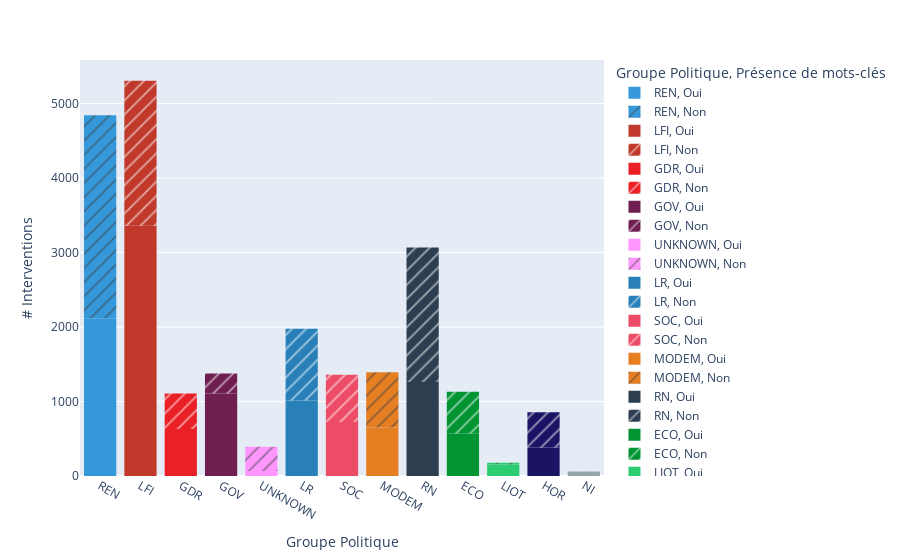

The notebook cell saved with this chart:
### Markdown cell above
### Proportion des interventions contenant des mots-clés

### Code cell
fig_parl = px.histogram(parlement_df,
                        x="groupe_sigle",
                        pattern_shape="is_keywords_label",
                        labels={"count":"","groupe_sigle":"Groupe Politique","is_keywords_label":"Présence de mots-clés"},
                        color_discrete_map=gp_politique_color, color="groupe_sigle")
fig_parl.update_layout(yaxis_title="# Interventions")

### Figure 1 — Plotly figure (JSON) as saved in the notebook; plotly's stock layout.template omitted (floating-point values rounded to 4 significant figures; data arrays with more than 128 entries replaced by an {"elided": "..."} marker saying what was removed)
{"data": [{"alignmentgroup": "True", "bingroup": "x", "hovertemplate": "Groupe Politique=%{x}<br>Présence de mots-clés=Oui<br>count=%{y}<extra></extra>", "legendgroup": "REN, Oui", "marker": {"color": "#3498db", "pattern": {"shape": ""}}, "name": "REN, Oui", "offsetgroup": "REN, Oui", "orientation": "v", "showlegend": true, "type": "histogram", "x": {"elided": "2117 str values"}, "xaxis": "x", "yaxis": "y"}, {"alignmentgroup": "True", "bingroup": "x", "hovertemplate": "Groupe Politique=%{x}<br>Présence de mots-clés=Non<br>count=%{y}<extra></extra>", "legendgroup": "REN, Non", "marker": {"color": "#3498db", "pattern": {"shape": "/"}}, "name": "REN, Non", "offsetgroup": "REN, Non", "orientation": "v", "showlegend": true, "type": "histogram", "x": {"elided": "2727 str values"}, "xaxis": "x", "yaxis": "y"}, {"alignmentgroup": "True", "bingroup": "x", "hovertemplate": "Groupe Politique=%{x}<br>Présence de mots-clés=Oui<br>count=%{y}<extra></extra>", "legendgroup": "LFI, Oui", "marker": {"color": "#c0392b", "pattern": {"shape": ""}}, "name": "LFI, Oui", "offsetgroup": "LFI, Oui", "orientation": "v", "showlegend": true, "type": "histogram", "x": {"elided": "3360 str values"}, "xaxis": "x", "yaxis": "y"}, {"alignmentgroup": "True", "bingroup": "x", "hovertemplate": "Groupe Politique=%{x}<br>Présence de mots-clés=Non<br>count=%{y}<extra></extra>", "legendgroup": "LFI, Non", "marker": {"color": "#c0392b", "pattern": {"shape": "/"}}, "name": "LFI, Non", "offsetgroup": "LFI, Non", "orientation": "v", "showlegend": true, "type": "histogram", "x": {"elided": "1945 str values"}, "xaxis": "x", "yaxis": "y"}, {"alignmentgroup": "True", "bingroup": "x", "hovertemplate": "Groupe Politique=%{x}<br>Présence de mots-clés=Oui<br>count=%{y}<extra></extra>", "legendgroup": "GDR, Oui", "marker": {"color": "#EA2027", "pattern": {"shape": ""}}, "name": "GDR, Oui", "offsetgroup": "GDR, Oui", "orientation": "v", "showlegend": true, "type": "histogram", "x": {"elided": "630 str values"}, "xaxis": "x", "yaxis": "y"}, {"alignmentgroup": "True", "bingroup": "x", "hovertemplate": "Groupe Politique=%{x}<br>Présence de mots-clés=Non<br>count=%{y}<extra></extra>", "legendgroup": "GDR, Non", "marker": {"color": "#EA2027", "pattern": {"shape": "/"}}, "name": "GDR, Non", "offsetgroup": "GDR, Non", "orientation": "v", "showlegend": true, "type": "histogram", "x": {"elided": "478 str values"}, "xaxis": "x", "yaxis": "y"}, {"alignmentgroup": "True", "bingroup": "x", "hovertemplate": "Groupe Politique=%{x}<br>Présence de mots-clés=Oui<br>count=%{y}<extra></extra>", "legendgroup": "GOV, Oui", "marker": {"color": "#6F1E51", "pattern": {"shape": ""}}, "name": "GOV, Oui", "offsetgroup": "GOV, Oui", "orientation": "v", "showlegend": true, "type": "histogram", "x": {"elided": "1107 str values"}, "xaxis": "x", "yaxis": "y"}, {"alignmentgroup": "True", "bingroup": "x", "hovertemplate": "Groupe Politique=%{x}<br>Présence de mots-clés=Non<br>count=%{y}<extra></extra>", "legendgroup": "GOV, Non", "marker": {"color": "#6F1E51", "pattern": {"shape": "/"}}, "name": "GOV, Non", "offsetgroup": "GOV, Non", "orientation": "v", "showlegend": true, "type": "histogram", "x": {"elided": "269 str values"}, "xaxis": "x", "yaxis": "y"}, {"alignmentgroup": "True", "bingroup": "x", "hovertemplate": "Groupe Politique=%{x}<br>Présence de mots-clés=Oui<br>count=%{y}<extra></extra>", "legendgroup": "UNKNOWN, Oui", "marker": {"color": "#FF97FF", "pattern": {"shape": ""}}, "name": "UNKNOWN, Oui", "offsetgroup": "UNKNOWN, Oui", "orientation": "v", "showlegend": true, "type": "histogram", "x": ["UNKNOWN", "UNKNOWN", "UNKNOWN", "UNKNOWN", "UNKNOWN", "UNKNOWN", "UNKNOWN", "UNKNOWN", "UNKNOWN", "UNKNOWN", "UNKNOWN", "UNKNOWN", "UNKNOWN", "UNKNOWN", "UNKNOWN", "UNKNOWN", "UNKNOWN", "UNKNOWN", "UNKNOWN", "UNKNOWN", "UNKNOWN", "UNKNOWN", "UNKNOWN", "UNKNOWN", "UNKNOWN", "UNKNOWN", "UNKNOWN", "UNKNOWN", "UNKNOWN", "UNKNOWN", "UNKNOWN", "UNKNOWN", "UNKNOWN", "UNKNOWN", "UNKNOWN", "UNKNOWN", "UNKNOWN", "UNKNOWN", "UNKNOWN", "UNKNOWN", "UNKNOWN", "UNKNOWN", "UNKNOWN", "UNKNOWN", "UNKNOWN", "UNKNOWN", "UNKNOWN", "UNKNOWN", "UNKNOWN", "UNKNOWN", "UNKNOWN", "UNKNOWN", "UNKNOWN", "UNKNOWN", "UNKNOWN", "UNKNOWN", "UNKNOWN", "UNKNOWN", "UNKNOWN", "UNKNOWN", "UNKNOWN", "UNKNOWN", "UNKNOWN", "UNKNOWN", "UNKNOWN", "UNKNOWN"], "xaxis": "x", "yaxis": "y"}, {"alignmentgroup": "True", "bingroup": "x", "hovertemplate": "Groupe Politique=%{x}<br>Présence de mots-clés=Non<br>count=%{y}<extra></extra>", "legendgroup": "UNKNOWN, Non", "marker": {"color": "#FF97FF", "pattern": {"shape": "/"}}, "name": "UNKNOWN, Non", "offsetgroup": "UNKNOWN, Non", "orientation": "v", "showlegend": true, "type": "histogram", "x": {"elided": "327 str values"}, "xaxis": "x", "yaxis": "y"}, {"alignmentgroup": "True", "bingroup": "x", "hovertemplate": "Groupe Politique=%{x}<br>Présence de mots-clés=Oui<br>count=%{y}<extra></extra>", "legendgroup": "LR, Oui", "marker": {"color": "#2980b9", "pattern": {"shape": ""}}, "name": "LR, Oui", "offsetgroup": "LR, Oui", "orientation": "v", "showlegend": true, "type": "histogram", "x": {"elided": "1014 str values"}, "xaxis": "x", "yaxis": "y"}, {"alignmentgroup": "True", "bingroup": "x", "hovertemplate": "Groupe Politique=%{x}<br>Présence de mots-clés=Non<br>count=%{y}<extra></extra>", "legendgroup": "LR, Non", "marker": {"color": "#2980b9", "pattern": {"shape": "/"}}, "name": "LR, Non", "offsetgroup": "LR, Non", "orientation": "v", "showlegend": true, "type": "histogram", "x": {"elided": "963 str values"}, "xaxis": "x", "yaxis": "y"}, {"alignmentgroup": "True", "bingroup": "x", "hovertemplate": "Groupe Politique=%{x}<br>Présence de mots-clés=Oui<br>count=%{y}<extra></extra>", "legendgroup": "SOC, Oui", "marker": {"color": "#ED4C67", "pattern": {"shape": ""}}, "name": "SOC, Oui", "offsetgroup": "SOC, Oui", "orientation": "v", "showlegend": true, "type": "histogram", "x": {"elided": "724 str values"}, "xaxis": "x", "yaxis": "y"}, {"alignmentgroup": "True", "bingroup": "x", "hovertemplate": "Groupe Politique=%{x}<br>Présence de mots-clés=Non<br>count=%{y}<extra></extra>", "legendgroup": "SOC, Non", "marker": {"color": "#ED4C67", "pattern": {"shape": "/"}}, "name": "SOC, Non", "offsetgroup": "SOC, Non", "orientation": "v", "showlegend": true, "type": "histogram", "x": {"elided": "634 str values"}, "xaxis": "x", "yaxis": "y"}, {"alignmentgroup": "True", "bingroup": "x", "hovertemplate": "Groupe Politique=%{x}<br>Présence de mots-clés=Oui<br>count=%{y}<extra></extra>", "legendgroup": "MODEM, Oui", "marker": {"color": "#e67e22", "pattern": {"shape": ""}}, "name": "MODEM, Oui", "offsetgroup": "MODEM, Oui", "orientation": "v", "showlegend": true, "type": "histogram", "x": {"elided": "650 str values"}, "xaxis": "x", "yaxis": "y"}, {"alignmentgroup": "True", "bingroup": "x", "hovertemplate": "Groupe Politique=%{x}<br>Présence de mots-clés=Non<br>count=%{y}<extra></extra>", "legendgroup": "MODEM, Non", "marker": {"color": "#e67e22", "pattern": {"shape": "/"}}, "name": "MODEM, Non", "offsetgroup": "MODEM, Non", "orientation": "v", "showlegend": true, "type": "histogram", "x": {"elided": "744 str values"}, "xaxis": "x", "yaxis": "y"}, {"alignmentgroup": "True", "bingroup": "x", "hovertemplate": "Groupe Politique=%{x}<br>Présence de mots-clés=Oui<br>count=%{y}<extra></extra>", "legendgroup": "RN, Oui", "marker": {"color": "#2c3e50", "pattern": {"shape": ""}}, "name": "RN, Oui", "offsetgroup": "RN, Oui", "orientation": "v", "showlegend": true, "type": "histogram", "x": {"elided": "1263 str values"}, "xaxis": "x", "yaxis": "y"}, {"alignmentgroup": "True", "bingroup": "x", "hovertemplate": "Groupe Politique=%{x}<br>Présence de mots-clés=Non<br>count=%{y}<extra></extra>", "legendgroup": "RN, Non", "marker": {"color": "#2c3e50", "pattern": {"shape": "/"}}, "name": "RN, Non", "offsetgroup": "RN, Non", "orientation": "v", "showlegend": true, "type": "histogram", "x": {"elided": "1803 str values"}, "xaxis": "x", "yaxis": "y"}, {"alignmentgroup": "True", "bingroup": "x", "hovertemplate": "Groupe Politique=%{x}<br>Présence de mots-clés=Oui<br>count=%{y}<extra></extra>", "legendgroup": "ECO, Oui", "marker": {"color": "#009432", "pattern": {"shape": ""}}, "name": "ECO, Oui", "offsetgroup": "ECO, Oui", "orientation": "v", "showlegend": true, "type": "histogram", "x": {"elided": "569 str values"}, "xaxis": "x", "yaxis": "y"}, {"alignmentgroup": "True", "bingroup": "x", "hovertemplate": "Groupe Politique=%{x}<br>Présence de mots-clés=Non<br>count=%{y}<extra></extra>", "legendgroup": "ECO, Non", "marker": {"color": "#009432", "pattern": {"shape": "/"}}, "name": "ECO, Non", "offsetgroup": "ECO, Non", "orientation": "v", "showlegend": true, "type": "histogram", "x": {"elided": "561 str values"}, "xaxis": "x", "yaxis": "y"}, {"alignmentgroup": "True", "bingroup": "x", "hovertemplate": "Groupe Politique=%{x}<br>Présence de mots-clés=Oui<br>count=%{y}<extra></extra>", "legendgroup": "LIOT, Oui", "marker": {"color": "#2ecc71", "pattern": {"shape": ""}}, "name": "LIOT, Oui", "offsetgroup": "LIOT, Oui", "orientation": "v", "showlegend": true, "type": "histogram", "x": {"elided": "154 str values"}, "xaxis": "x", "yaxis": "y"}, {"alignmentgroup": "True", "bingroup": "x", "hovertemplate": "Groupe Politique=%{x}<br>Présence de mots-clés=Non<br>count=%{y}<extra></extra>", "legendgroup": "LIOT, Non", "marker": {"color": "#2ecc71", "pattern": {"shape": "/"}}, "name": "LIOT, Non", "offsetgroup": "LIOT, Non", "orientation": "v", "showlegend": true, "type": "histogram", "x": ["LIOT", "LIOT", "LIOT", "LIOT", "LIOT", "LIOT", "LIOT", "LIOT", "LIOT", "LIOT", "LIOT", "LIOT", "LIOT", "LIOT", "LIOT", "LIOT", "LIOT", "LIOT", "LIOT", "LIOT", "LIOT", "LIOT", "LIOT", "LIOT"], "xaxis": "x", "yaxis": "y"}, {"alignmentgroup": "True", "bingroup": "x", "hovertemplate": "Groupe Politique=%{x}<br>Présence de mots-clés=Oui<br>count=%{y}<extra></extra>", "legendgroup": "HOR, Oui", "marker": {"color": "#1B1464", "pattern": {"shape": ""}}, "name": "HOR, Oui", "offsetgroup": "HOR, Oui", "orientation": "v", "showlegend": true, "type": "histogram", "x": {"elided": "384 str values"}, "xaxis": "x", "yaxis": "y"}, {"alignmentgroup": "True", "bingroup": "x", "hovertemplate": "Groupe Politique=%{x}<br>Présence de mots-clés=Non<br>count=%{y}<extra></extra>", "legendgroup": "HOR, Non", "marker": {"color": "#1B1464", "pattern": {"shape": "/"}}, "name": "HOR, Non", "offsetgroup": "HOR, Non", "orientation": "v", "showlegend": true, "type": "histogram", "x": {"elided": "471 str values"}, "xaxis": "x", "yaxis": "y"}, {"alignmentgroup": "True", "bingroup": "x", "hovertemplate": "Groupe Politique=%{x}<br>Présence de mots-clés=Oui<br>count=%{y}<extra></extra>", "legendgroup": "NI, Oui", "marker": {"color": "#95a5a6", "pattern": {"shape": ""}}, "name": "NI, Oui", "offsetgroup": "NI, Oui", "orientation": "v", "showlegend": true, "type": "histogram", "x": ["NI", "NI", "NI", "NI", "NI", "NI", "NI", "NI", "NI", "NI", "NI", "NI", "NI", "NI", "NI", "NI", "NI", "NI", "NI", "NI", "NI", "NI", "NI", "NI", "NI", "NI", "NI", "NI", "NI", "NI", "NI", "NI", "NI", "NI", "NI", "NI", "NI", "NI", "NI", "NI", "NI", "NI", "NI", "NI", "NI", "NI", "NI", "NI", "NI", "NI", "NI", "NI", "NI", "NI", "NI", "NI", "NI"], "xaxis": "x", "yaxis": "y"}, {"alignmentgroup": "True", "bingroup": "x", "hovertemplate": "Groupe Politique=%{x}<br>Présence de mots-clés=Non<br>count=%{y}<extra></extra>", "legendgroup": "NI, Non", "marker": {"color": "#95a5a6", "pattern": {"shape": "/"}}, "name": "NI, Non", "offsetgroup": "NI, Non", "orientation": "v", "showlegend": true, "type": "histogram", "x": ["NI", "NI", "NI", "NI"], "xaxis": "x", "yaxis": "y"}], "layout": {"barmode": "relative", "legend": {"title": {"text": "Groupe Politique, Présence de mots-clés"}, "tracegroupgap": 0}, "margin": {"t": 60}, "xaxis": {"anchor": "y", "categoryarray": ["REN", "LFI", "GDR", "GOV", "UNKNOWN", "LR", "SOC", "MODEM", "RN", "ECO", "LIOT", "HOR", "NI"], "categoryorder": "array", "domain": [0, 1], "title": {"text": "Groupe Politique"}}, "yaxis": {"anchor": "x", "domain": [0, 1], "title": {"text": "# Interventions"}}}}
